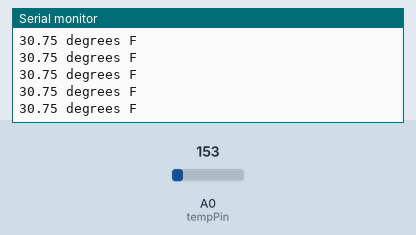
This sketch was run on a simulated Arduino Uno, built with avr-gcc and run on an emulated ATmega328P. On the bench: the last lines printed to the serial monitor. Inputs (shaded band) come from the test bench; at power-on: A0 (tempPin) = 153.

Above: at 1.2 s.
1.3 s: A0 (tempPin) set to 126
At 2.0 s:
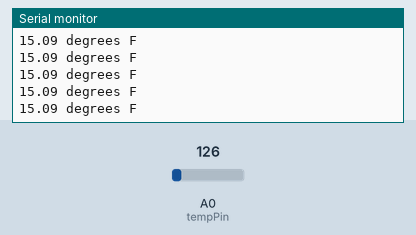
4.3 s: A0 (tempPin) set to 110
At 4.9 s:
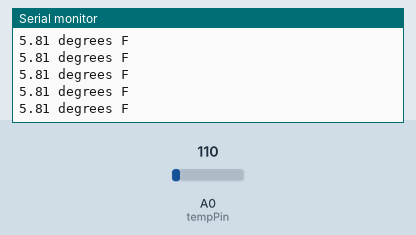
Timing chart, 0 to 7.3 s (numbered marks = the images above; inputs shaded):
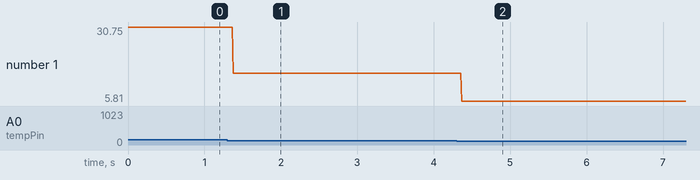

Measured:
- after the input at 1.3 s, the serial monitor: prints a new line after 0.08 s (image 1)
- after the input at 4.3 s, the serial monitor: prints a new line after 0.07 s (image 2)
- plotted number 1: 30.75 → 15.09 after the input at 1.3 s, 15.09 → 5.81 after the input at 4.3 s

The sketch:

PoolMonitor.ino
```cpp
//
//Date: 6/16/17
//Version: 1.0
//
//Comments:
//This sketch reads an analog temperature sensor and writes the temperature in F to the serial monitor
//
// Analog Temperature Sensor Connection:
// Vout Pin: Connect to analog input 0.
//

// The AREF pin is tied to the 3.3V output pin to be used as an external reference for the ADC
#define aref_ext_voltage 3.3
// Assign Arduino analog input pin to be connected to temp sensor
int tempPin = 0;
// Assign a variable to hold the temperature sensor reading
int tempVal; // the analog reading from the sensor


void setup() {
  // put your setup code here, to run once:
  // We'll send debugging information via the Serial monitor
  Serial.begin(9600);

  // Need to tell Arduino that we are using an external voltage reference for ADC
  // Always have to set this first before calling analogRead() or else you could short out your board
  analogReference(EXTERNAL);
  // Allow voltage on ADC to settle out before reading
  analogRead(0);

}

//Returns the ambient temperature
float ReadTemp(bool DegC)
{
// Read the temperature sensor and store the value
tempVal = analogRead(tempPin);
// debug - print raw along reading to serial monitor
//Serial.print(tempReading);

// Convert the digitized number 0-1023 from the ADC into a voltage based on the reference voltage
// For an external reference voltage of 3.3V => (ADC value) * (3.3V/1024)
float voltageConvert = tempVal * aref_ext_voltage;
voltageConvert /= 1024.0;
// debug - print out the voltage
//Serial.print(" - ");
//Serial.print(voltageConvert); Serial.println(" volts");

// Convert the voltage into temperature using the linear graph data from the TMP36 datasheet
// TMP36 has 500mV offset and 10mV/C degree scale
// Temp in C = (Voltage - 500mV)/10
// Voltage is in Volts so multiply by 100 instead of divide by 10 to get correct result (1000mV=1V)
float tempC = (voltageConvert - 0.5) * 100 ;

// Convert C to F
float tempF = (tempC * 9.0 / 5.0) + 32.0;
// Print temperature in F to serial monitor
Serial.print(tempF); Serial.println(" degrees F");

if(DegC)
  return tempC;

return tempF;
}

void loop() {
  // put your main code here, to run repeatedly:
  ReadTemp(true);
}
```
